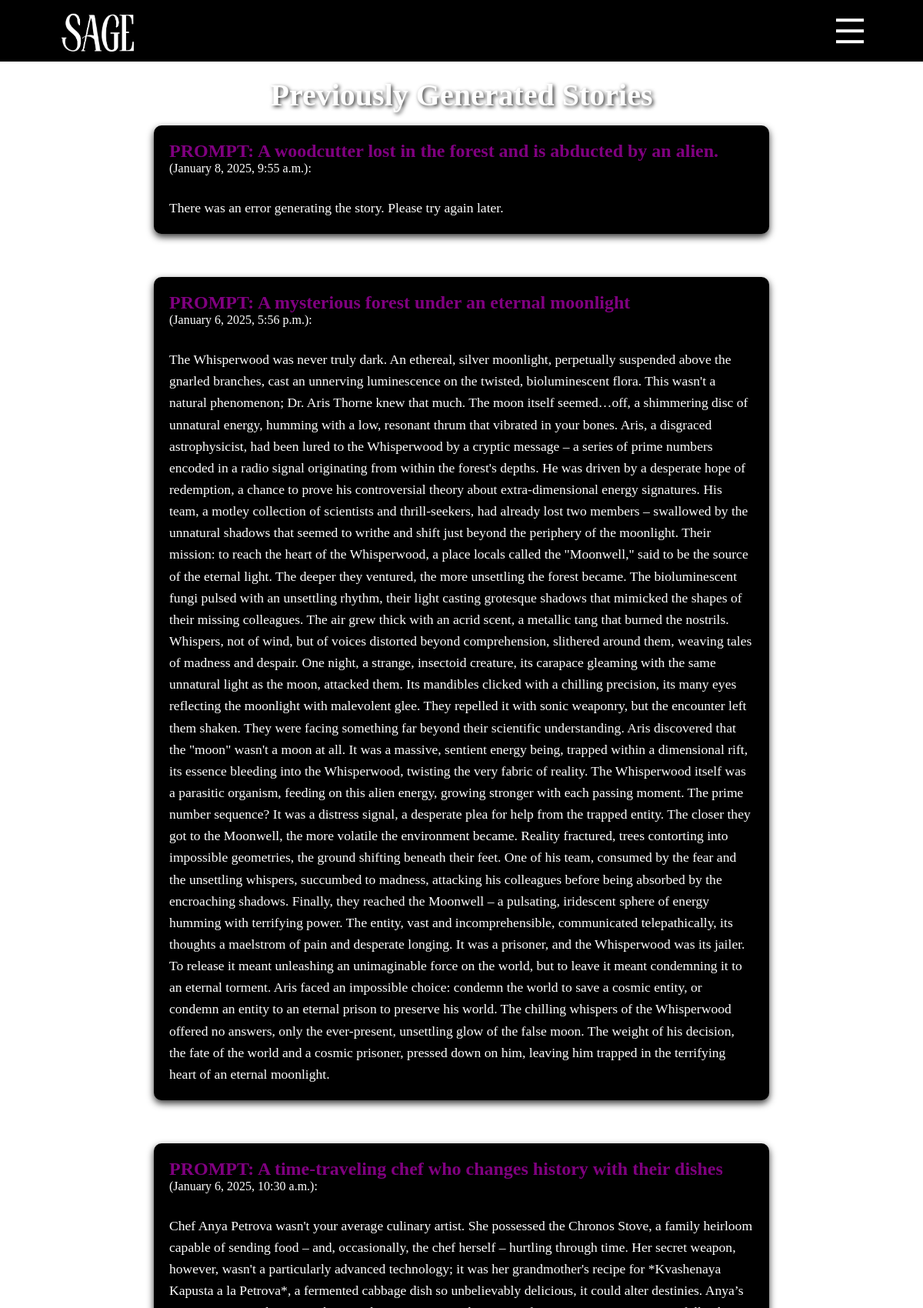
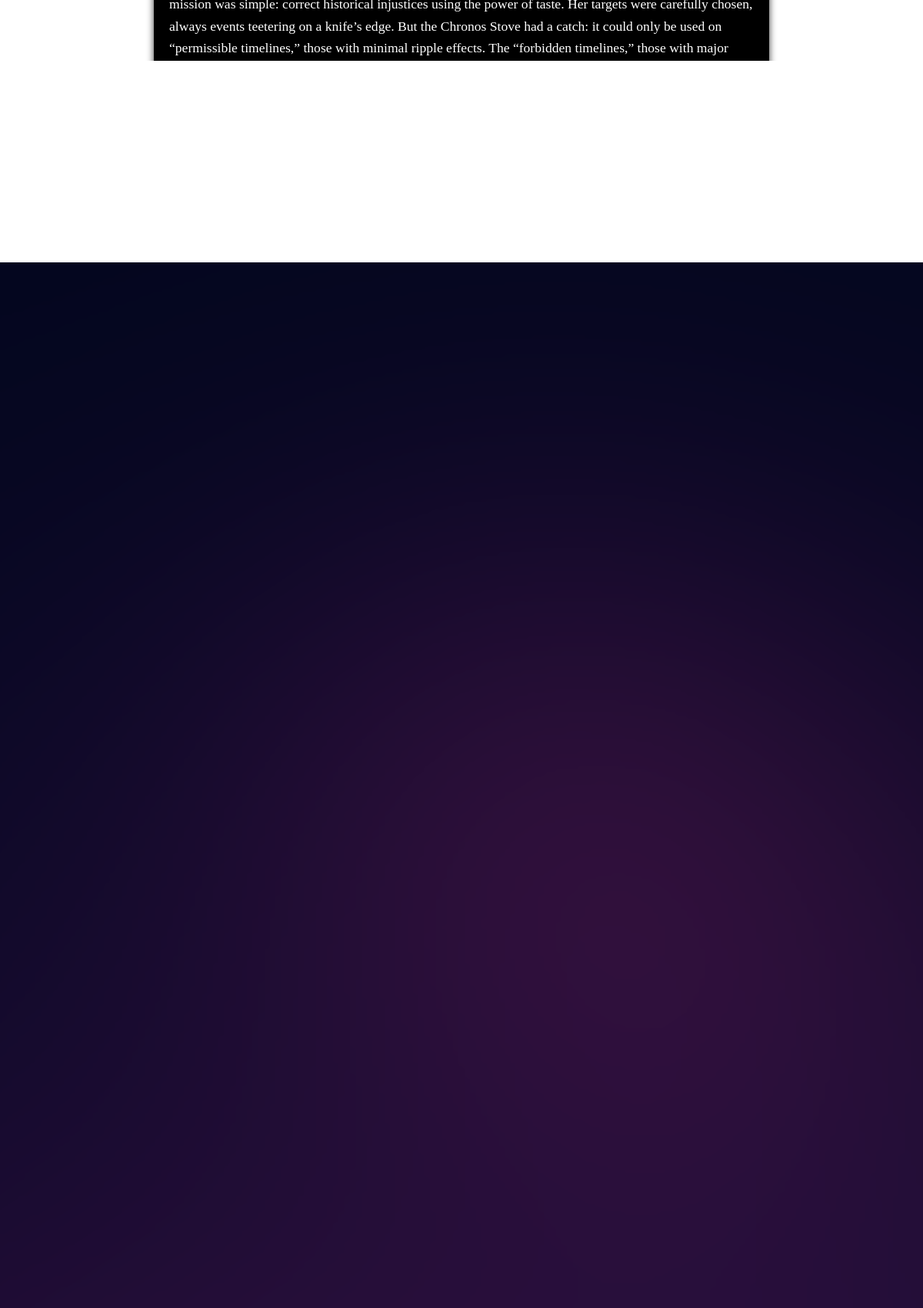
The app's page /history/ (signed in, upper part) with its own data (2 pictures, top to bottom).
### storytelling/models.py (models this page shows, shortened)
class Story(models.Model):
    user = models.ForeignKey(User, on_delete=models.CASCADE)
    topic = models.CharField(max_length=255)
    key_points = models.TextField(blank=True, null=True)
    story = models.TextField()
    created_at = models.DateTimeField(auto_now_add=True)

### storytelling/views.py (the view)
# urls.py: path('history/', views.history, name='history'),
def history(request):
    stories = Story.objects.filter(user=request.user).order_by('-created_at')  # Filter by logged-in user
    return render(request, 'storytelling/history.html', {'stories': stories})

### storytelling/templates/storytelling/history.html (shortened to what this page needs)
{% extends "storytelling/after_navber.html" %}
{% load static %}
{% block content %}
<h1 style="margin-top: 100px;margin-bottom: -50px;margin-left: auto; margin-right: auto;">Previously Generated Stories</h1>
<ul>
    {% for story in stories %}<br><br>
        <li>
            <strong>PROMPT: {{ story.topic }}</strong> <br>({{ story.created_at|date:"F j, Y, g:i a" }}):<br><BR>
            <p>{{ story.story }}</p>
        </li>
    {% empty %}
        <p class="empty-message">No stories generated yet.</p>
    {% endfor %}
</ul>
{% endblock %}

### storytelling/templates/storytelling/after_navber.html (shortened to what this page needs)
{% load static %}
<!DOCTYPE html>
<html lang="en">
<head>
    <link
    href="https://cdn.jsdelivr.net/npm/remixicon@4.3.0/fonts/remixicon.css"
    rel="stylesheet"/>
</head>
<body>
    <header>
        <div class="logo">
            <a href="{% url 'landing_page' %}">
                <img src="{% static 'imgs/logo.png' %}" alt="SAGE Logo" style="height: 50px;">
            </a>
        </div>
        <div class="menu-btn">
            <i class="ri-menu-line"></i>
        </div>
    </header>
    <main>
        {% block content %}
        {% endblock %}
    </main>
</body>
</html>

### storytelling/templates/storytelling/after_navber.html (style rules this page uses)
* { margin: 0; padding: 0; box-sizing: border-box; font-family: 'Times New Roman', Times, serif; }
html { scroll-behavior: smooth; }
body { min-height: 100vh; overflow-x: hidden; }
header { position: fixed; top: 0; left: 0; width: 100%; height: 80px; background: black; padding: 20px 40px; display: flex; justify-content: space-between; align-items: center; z-index: 10; transition: background 0.3s ease; }
header .logo { margin-left: 40px; margin-top: 10px; font-size: 1.5rem; font-weight: bold; color: white; }
.menu-btn { margin-right: 30px; color: white; font-size: 3rem; cursor: pointer; }

### records on screen
Story: topic "A woodcutter lost in the forest and is abducted by an alien.", created_at "January 8, 2025, 9:55 a.m.", story "There was an error generating the story. Please try again later."
Story: topic "A mysterious forest under an eternal moonlight", created_at "January 6, 2025, 5:56 p.m.", story "The Whisperwood was never truly dark. An ethereal, silver moonlight, perpetually suspended above the gnarled branches, cast an unnerving luminescence on the twisted, bioluminescent flora. This wasn't a natural phenomenon; Dr. Aris Thorne knew that much. The moon itself seemed…off, a shimmering disc of unnatural energy, humming with a low, resonant thrum that vibrated in your bones. Aris, a disgraced astrophysicist, had been lured to the Whisperwood by a cryptic message – a series of prime numbers encoded in a radio signal originating from within the forest's depths. He was driven by a desperate hope of redemption, a chance to prove his controversial theory about extra-dimensional energy…"
Story: topic "A time-traveling chef who changes history with their dishes", created_at "January 6, 2025, 10:30 a.m.", story "Chef Anya Petrova wasn't your average culinary artist. She possessed the Chronos Stove, a family heirloom capable of sending food – and, occasionally, the chef herself – hurtling through time. Her secret weapon, however, wasn't a particularly advanced technology; it was her grandmother's recipe for *Kvashenaya Kapusta a la Petrova*, a fermented cabbage dish so unbelievably delicious, it could alter destinies. Anya’s mission was simple: correct historical injustices using the power of taste. Her targets were carefully chosen, always events teetering on a knife’s edge. But the Chronos Stove had a catch: it could only be used on “permissible timelines,” those with minimal ripple effects. The…"
